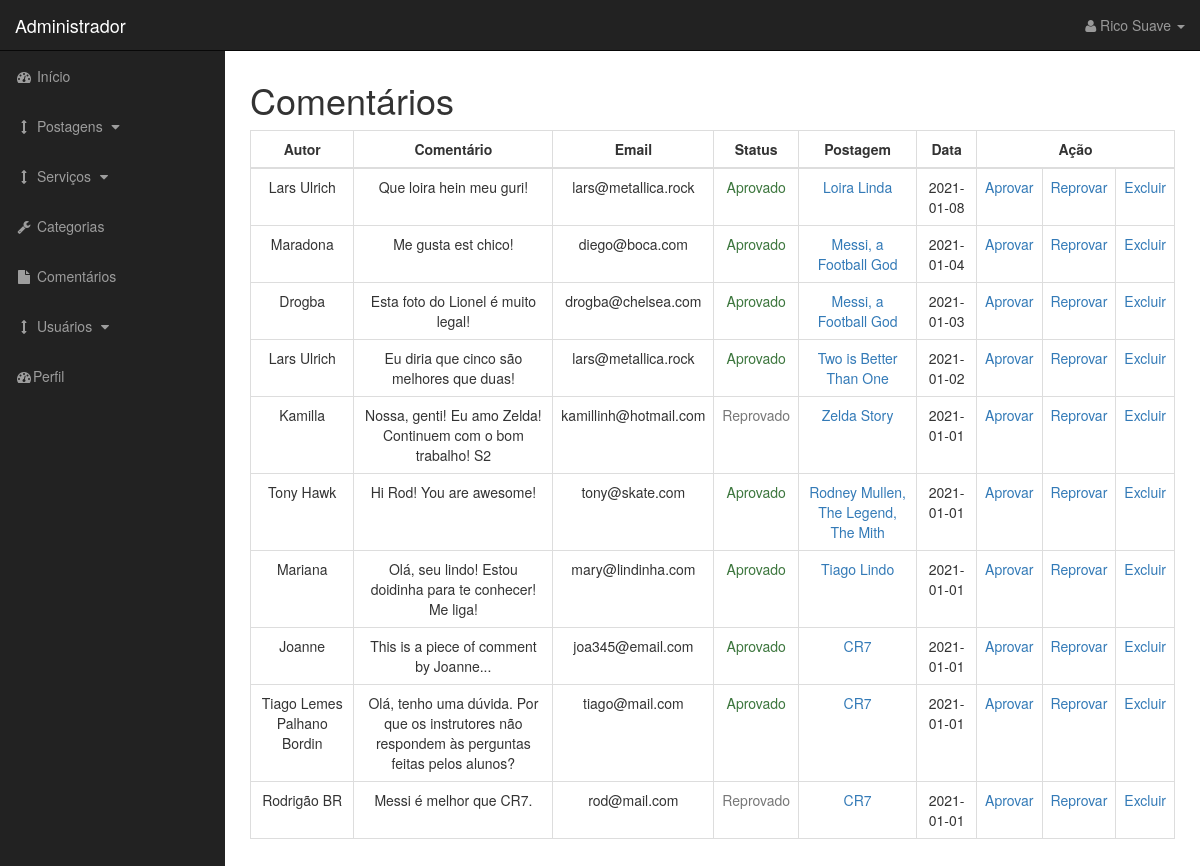
The app's page /admin/comments.php (signed in) with its own data.
### tables this page shows
CREATE TABLE `comments` (
  `comment_id` int(3) NOT NULL,
  `comment_post_id` int(3) NOT NULL,
  `comment_author` varchar(255) NOT NULL,
  `comment_email` varchar(255) NOT NULL,
  `comment_content` text NOT NULL,
  `comment_status` varchar(255) NOT NULL,
  `comment_date` date NOT NULL
);

CREATE TABLE `posts` (
  `post_id` int(3) NOT NULL,
  `post_category_id` int(3) NOT NULL,
  `post_title` varchar(255) NOT NULL,
  `post_author` varchar(255) NOT NULL,
  `post_date` date NOT NULL,
  `post_image` text NOT NULL,
  `post_content` text NOT NULL,
  `post_tags` varchar(255) NOT NULL,
  `post_comment_count` int(11) NOT NULL DEFAULT '0',
  `post_status` varchar(255) NOT NULL DEFAULT 'draft'
);

### admin/includes/view_all_comments.php (the view, shortened to what this page needs)
<table class="table table-bordered table-hover text-center" >
  <thead>
    <tr>
      <th style="text-align: center !important;">Autor</th>
      <th style="text-align: center !important;">Comentário</th>
      <th style="text-align: center !important;">Email</th>
      <th style="text-align: center !important;">Status</th>
      <th style="text-align: center !important;">Postagem</th>
      <th style="text-align: center !important;">Data</th>
      <th style="text-align: center !important;" colspan="3">Ação</th>
    </tr>
  </thead>
  <tbody>
    <?php
      $query = "SELECT * FROM comments ORDER BY comment_id DESC;";
      $select_comments = mysqli_query($connection, $query);
      while ($row = mysqli_fetch_assoc($select_comments)) {
      	$comment_post_id = $row['comment_post_id'];
      	$comment_id = $row['comment_id'];
        ?>
        <tr>
          <td><?= utf8_encode($row['comment_author']) ?></td>
          <td><?= utf8_encode($row['comment_content']) ?></td>
          <td><?= $row['comment_email'] ?></td>
          <?php
            $status_do_comentario = $row['comment_status'];
            if ($status_do_comentario == 'approved') {
              $status_do_comment = 'Aprovado';
              $classe = 'text-success';
            }
            else{
              $status_do_comment = 'Reprovado';
              $classe = 'text-muted';
            }
          ?>
          <td class="<?= $classe ?>"><?= $status_do_comment ?></td>
          <?php
          	$query_2 = "SELECT * FROM posts WHERE post_id = $comment_post_id;";
          	$select_post_title = mysqli_query($connection, $query_2);
          	while ($row_2 = mysqli_fetch_assoc($select_post_title)) {
          		$post_title = $row_2['post_title'];
          		$post_id = $row_2['post_id'];
          	}
          ?>
          <td><a href="../post.php?p_id=<?= $post_id; ?>"><?= $post_title; ?></a></td>
          <td><?= utf8_encode($row['comment_date']) ?></td>
          <td><a href="comments.php?approve=<?= $comment_id ?>">Aprovar</a></td>
          <td><a href="comments.php?unapprove=<?= $comment_id ?>">Reprovar</a></td>
          <td><a href="comments.php?delete=<?= $comment_id ?>">Excluir</a></td>
        </tr>
        <?php
      }
		?>
  </tbody>
</table>

### admin/css/sb-admin.css (style rules this page uses)
body { margin-top: 100px; background-color: #222; }
@media (min-width:768px) { body { margin-top: 50px; } }

### records on screen
comments: comment_author "Lars Ulrich", comment_content "Que loira hein meu guri!", comment_email "lars@metallica.rock", comment_status "Aprovado", posts.post_title "Loira Linda", comment_date "2021-01-08"
comments: comment_author "Maradona", comment_content "Me gusta est chico!", comment_email "diego@boca.com", comment_status "Aprovado", posts.post_title "Messi, a Football God", comment_date "2021-01-04"
comments: comment_author "Drogba", comment_content "Esta foto do Lionel é muito legal!", comment_email "drogba@chelsea.com", comment_status "Aprovado", posts.post_title "Messi, a Football God", comment_date "2021-01-03"
comments: comment_author "Lars Ulrich", comment_content "Eu diria que cinco são melhores que duas!", comment_email "lars@metallica.rock", comment_status "Aprovado", posts.post_title "Two is Better Than One", comment_date "2021-01-02"
comments: comment_author "Kamilla", comment_content "Nossa, genti! Eu amo Zelda! Continuem com o bom trabalho! S2", comment_email "kamillinh@hotmail.com", comment_status "Reprovado", posts.post_title "Zelda Story", comment_date "2021-01-01"
comments: comment_author "Tony Hawk", comment_content "Hi Rod! You are awesome!", comment_email "tony@skate.com", comment_status "Aprovado", posts.post_title "Rodney Mullen, The Legend, The Mith", comment_date "2021-01-01"
comments: comment_author "Mariana", comment_content "Olá, seu lindo! Estou doidinha para te conhecer! Me liga!", comment_email "mary@lindinha.com", comment_status "Aprovado", posts.post_title "Tiago Lindo", comment_date "2021-01-01"
comments: comment_author "Joanne", comment_content "This is a piece of comment by Joanne...", comment_email "joa345@email.com", comment_status "Aprovado", posts.post_title "CR7", comment_date "2021-01-01"
comments: comment_author "Tiago Lemes Palhano Bordin", comment_content "Olá, tenho uma dúvida. Por que os instrutores não respondem às perguntas feitas pelos alunos?", comment_email "tiago@mail.com", comment_status "Aprovado", posts.post_title "CR7", comment_date "2021-01-01"
comments: comment_author "Rodrigão BR", comment_content "Messi é melhor que CR7.", comment_email "rod@mail.com", comment_status "Reprovado", posts.post_title "CR7", comment_date "2021-01-01"

### other values on screen
$_SESSION['first_name'] "Rico"
$_SESSION['last_name'] "Suave"
